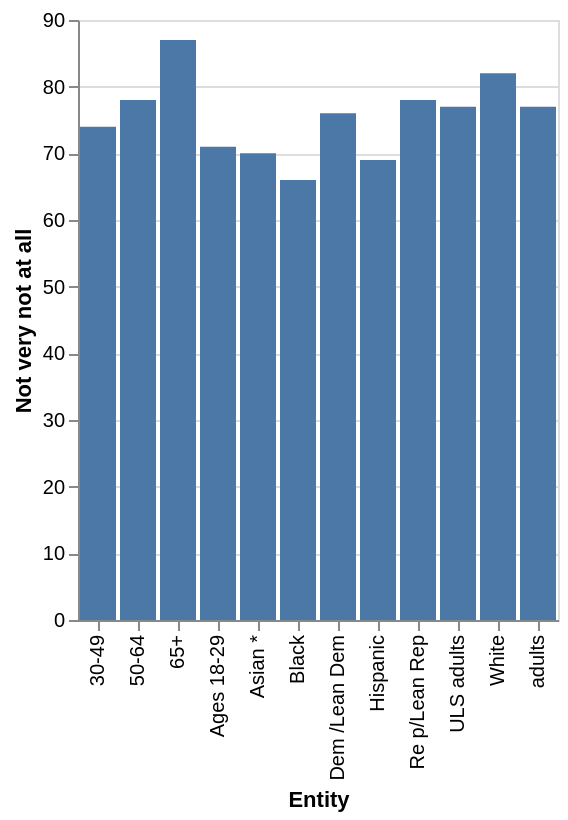

Write the Vega-Lite specification saved for this chart.
### Vega-Lite specification from a JSON file in a GitHub repository (floating-point values rounded to 4 significant figures)
{"$schema": "https://vega.github.io/schema/vega-lite/v5.json", "description": "Bar chart auto-generated from CSV", "data": {"values": [{"Entity": "Dem /Lean Dem", "Not very not at all": 76}, {"Entity": "Re p/Lean Rep", "Not very not at all": 78}, {"Entity": "65+", "Not very not at all": 87}, {"Entity": "50-64", "Not very not at all": 78}, {"Entity": "30-49", "Not very not at all": 74}, {"Entity": "Ages 18-29", "Not very not at all": 71}, {"Entity": "Asian *", "Not very not at all": 70}, {"Entity": "Hispanic", "Not very not at all": 69}, {"Entity": "Black", "Not very not at all": 66}, {"Entity": "White", "Not very not at all": 82}, {"Entity": "adults", "Not very not at all": 77}, {"Entity": "ULS adults", "Not very not at all": 77}]}, "mark": "bar", "encoding": {"x": {"field": "Entity", "type": "ordinal"}, "y": {"field": "Not very not at all", "type": "quantitative"}}}
